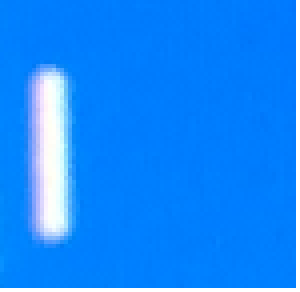
#> input picture python/ocr/resource/1tem.png, 75 x 73 px (shown 4 times larger)
$ python color_get.py resource/1tem.png   (older library calls are emulated)
#> lines starting #> are read from the running program, lines starting #| are printed output that depends on the picture; after the words box and inside, x2 and y2 are one past the last pixel; in counts of white or black regions, pixels touching at a corner belong together
#!/usr/bin/env python3
import cv2
import numpy as np
import sys

if len(sys.argv) != 2:
    print("Bad input: usage: ./orctest.py pic")
    exit(0)
pic_str = sys.argv[1]
print("process picture: ", pic_str)

src = cv2.imread(pic_str)
#> src is the input picture: shape (73, 75, 3); mean B, G, R 253.3, 137.1, 22.8
#cv2.namedWindow("wave", cv2.WINDOW_AUTOSIZE)
#cv2.namedWindow("wave", cv2.WINDOW_NORMAL)
cv2.namedWindow("wave_hsv", cv2.WINDOW_NORMAL)
# [4 lines of commented-out code are left out]
cv2.namedWindow("result", cv2.WINDOW_NORMAL)
#cv2.imshow("wave", src)

# rgb -> hsv
hsv = cv2.cvtColor(src, cv2.COLOR_BGR2HSV)
#> hsv: shape (73, 75, 3); mean H, S, V 101.9, 232.3, 253.4

def getpos(event,x,y,flags,param):
    if event==cv2.EVENT_LBUTTONDOWN:
        print(hsv[y,x])
cv2.imshow("wave_hsv", hsv)
cv2.setMouseCallback("wave_hsv", getpos)

# get bule area
low_hsv = np.array([100,220,220])
high_hsv = np.array([124,255,255])
mask = cv2.inRange(hsv, lowerb=low_hsv, upperb=high_hsv)
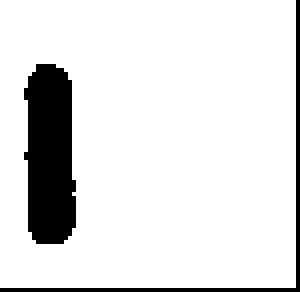
#> mask: shape (73, 75) (shown 4 times larger); 88.3% white; 2 black regions, box (x1, y1, x2, y2) and area: (6, 16, 19, 61) 491, (0, 0, 75, 73) 147
#cv2.imshow("wave_blue", mask)

# erode and dilate
kernel = np.ones((3,3), np.uint8)
erosion = cv2.erode(mask, kernel, iterations=3)
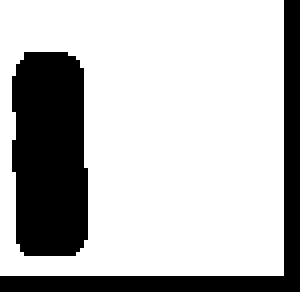
#> erosion: shape (73, 75) (shown 4 times larger); 73.4% white; 2 black regions, box (x1, y1, x2, y2) and area: (3, 13, 22, 64) 882, (0, 0, 75, 73) 576
#cv2.imshow("wave_erode", erosion)

'''
mask = np.zeros([4000,4000], dtype=np.uint8)
#cv2.rectangle(mask, (mask[1151,1271], mask[3287,1475]), (255,255,255), -1)
cv2.rectangle(erosion, (1151,1271), (3287,1475), (0,255,0), 10)
#get_img = cv2.add(erosion, np.zeros(np.shape(erosion), dtype=np.uint8), mask=mask)
cv2.imshow("wave_last", erosion)
'''

#result = erosion[1151:3287, 1271:1475]
result = mask[1271:1475, 1151:3287]
#> result = empty array
cv2.imshow("result", result)

cv2.imwrite('result.png', result)
'''
ret, thresh = cv2.threshold(mask, 127,255,0)
#image,contours,hierarchy = cv2.findContours(thresh, cv2.RETR_TREE, cv2.CHAIN_APPROX_SIMPLE)
#contours, hierarchy = cv2.findContours(thresh,cv2.RETR_TREE,cv2.CHAIN_APPROX_SIMPLE)
contours, hierarchy = cv2.findContours(thresh,cv2.RETR_CCOMP,cv2.CHAIN_APPROX_SIMPLE)
cv2.drawContours(erosion, contours, 3, (0,255,0), 3)
cv2.imshow("wave_contours", erosion)
'''

# kick esc to exit
if cv2.waitKey(0)&0xFF:
#> (key Esc is pressed here)
    cv2.destroyAllWindows()
